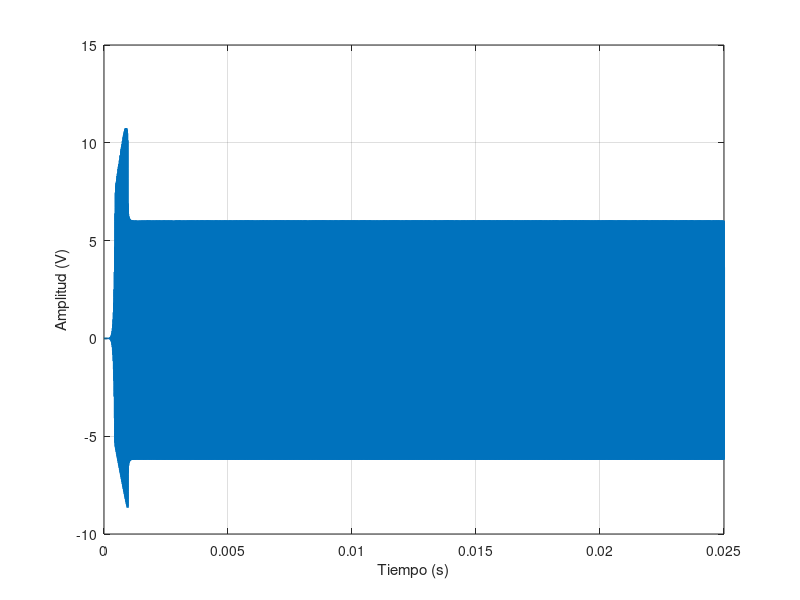

Here is the MATLAB script that generated this plot:
a=csvread('WIEN.txt');


%semilogx(a(:,1),10.^(a(:,2)/20),'LineWidth',1.5);

 plot(a(:,1),(a(:,2)),'LineWidth',1.5);


 hold on
 grid on 
 
 ylabel('Amplitud (V)')
 xlabel('Tiempo (s)')
